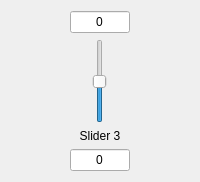
        <widget class="QWidget" name="wgt_sld_3" native="true">
         <property name="sizePolicy">
          <sizepolicy hsizetype="Minimum" vsizetype="Preferred">
           <horstretch>0</horstretch>
           <verstretch>0</verstretch>
          </sizepolicy>
         </property>
         <layout class="QGridLayout" name="gridLayout_4">
          <property name="sizeConstraint">
           <enum>QLayout::SetMinimumSize</enum>
          </property>
          <item row="1" column="0">
           <layout class="QVBoxLayout" name="verticalLayout_3">
            <item alignment="Qt::AlignHCenter">
             <widget class="QSlider" name="slider3">
              <property name="minimum">
               <number>-30</number>
              </property>
              <property name="maximum">
               <number>30</number>
              </property>
              <property name="singleStep">
               <number>1</number>
              </property>
              <property name="value">
               <number>0</number>
              </property>
              <property name="orientation">
               <enum>Qt::Vertical</enum>
              </property>
             </widget>
            </item>
            <item>
             <widget class="QLabel" name="label_slider3">
              <property name="sizePolicy">
               <sizepolicy hsizetype="Minimum" vsizetype="Preferred">
                <horstretch>0</horstretch>
                <verstretch>0</verstretch>
               </sizepolicy>
              </property>
              <property name="text">
               <string>Slider 3</string>
              </property>
              <property name="alignment">
               <set>Qt::AlignCenter</set>
              </property>
             </widget>
            </item>
           </layout>
          </item>
          <item row="2" column="0">
           <widget class="QLineEdit" name="lnEdit_freq_slider_3">
            <property name="sizePolicy">
             <sizepolicy hsizetype="Minimum" vsizetype="Fixed">
              <horstretch>0</horstretch>
              <verstretch>0</verstretch>
             </sizepolicy>
            </property>
            <property name="minimumSize">
             <size>
              <width>50</width>
              <height>0</height>
             </size>
            </property>
            <property name="maximumSize">
             <size>
              <width>60</width>
              <height>16777215</height>
             </size>
            </property>
            <property name="inputMask">
             <string/>
            </property>
            <property name="text">
             <string>0</string>
            </property>
            <property name="alignment">
             <set>Qt::AlignCenter</set>
            </property>
            <property name="readOnly">
             <bool>true</bool>
            </property>
           </widget>
          </item>
          <item row="0" column="0">
           <widget class="QLineEdit" name="lnEdit_gain_slider_3">
            <property name="sizePolicy">
             <sizepolicy hsizetype="Minimum" vsizetype="Fixed">
              <horstretch>0</horstretch>
              <verstretch>0</verstretch>
             </sizepolicy>
            </property>
            <property name="minimumSize">
             <size>
              <width>50</width>
              <height>0</height>
             </size>
            </property>
            <property name="maximumSize">
             <size>
              <width>60</width>
              <height>16777215</height>
             </size>
            </property>
            <property name="text">
             <string>0</string>
            </property>
            <property name="alignment">
             <set>Qt::AlignCenter</set>
            </property>
            <property name="readOnly">
             <bool>true</bool>
            </property>
           </widget>
          </item>
         </layout>
        </widget>
